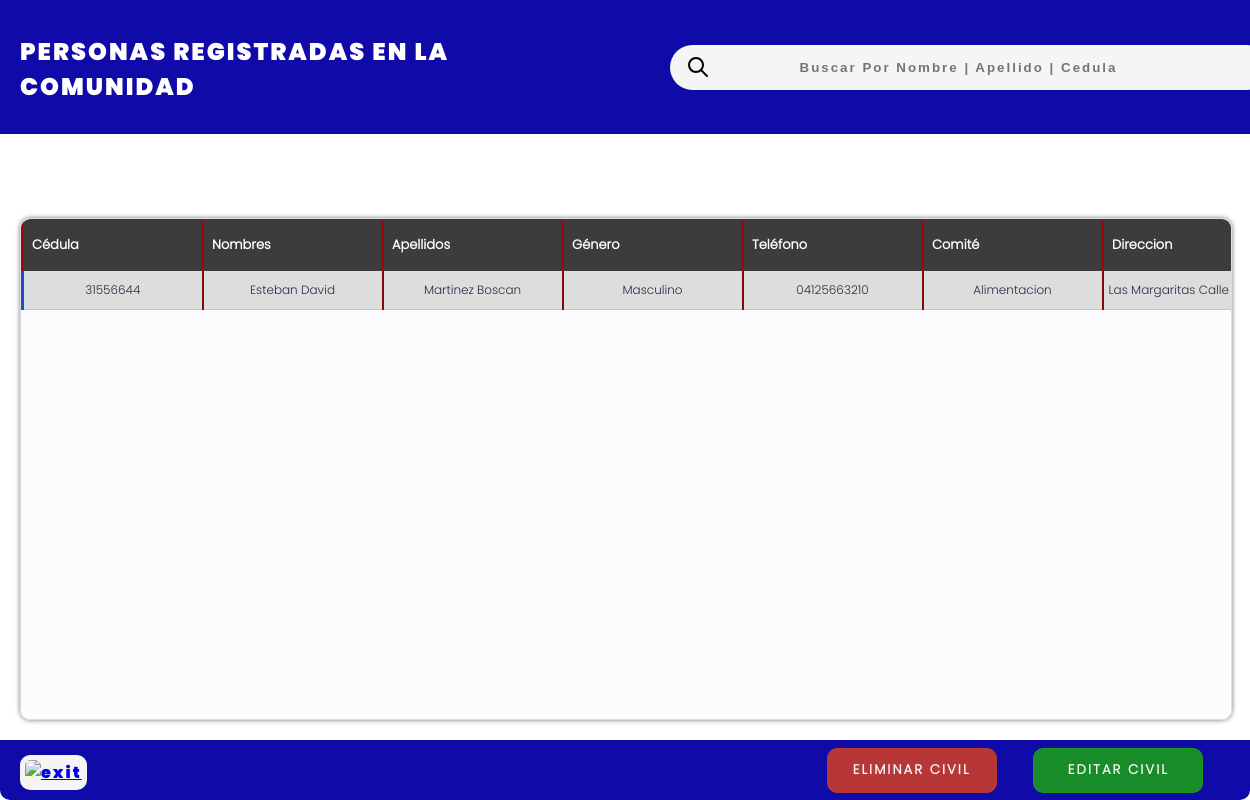
The page /views/register-civil/read/index.php (signed in) on the database its author committed.
### tables this page shows
CREATE TABLE "People_Data" (
	ID_CI INTEGER PRIMARY KEY,
    FirstName VARCHAR(100) NOT NULL,
    LastName VARCHAR(100) NOT NULL,
    Sex CHAR(9) CHECK(Sex = 'Masculino' OR Sex = 'Femenino'),
    Phone_Number VARCHAR(20),
    Committee_Name VARCHAR(255),
    "Address_Civil" TEXT,
    Birth_Date DATE,
    Age INT,
    Email_Address VARCHAR(255),
    Patria_Card_Code VARCHAR(50),
    Patria_Card_Serial VARCHAR(50),
    Voting_Center VARCHAR(255),
    Vote_Type VARCHAR(50),
    Create_Date TEXT DEFAULT (datetime('now','localtime')),
    Update_Date TEXT DEFAULT (datetime('now','localtime'))

);

### views/register-civil/read/index.php (the view, shortened to what this page needs)
<?php
$db = conexionDB();
if (!empty($_SESSION['search'])) {
    $civiles = $_SESSION['search'];
    unset($_SESSION['search']);
} else {
    if (!empty($db)) {
        $sql = $db->prepare('SELECT * FROM People_Data');
        $sql->execute();
        $civiles = $sql->fetchAll(PDO::FETCH_ASSOC);
    }
}
?>
<!DOCTYPE html>
<html lang="es">
<head>
    <link rel="stylesheet" href="../../assets/css/rud.css">
</head>
<body>
    <header class="header-registradas">
        <h2>Personas registradas en la comunidad</h2>
        <span class="span-search">
            <form action="../../../controller/register-civil/search.php" autocomplete="off" method="POST">
                <button id="btnSearch"><img src="../../assets/imgs/icons/search.svg" alt="search"></button>
                <input type="search" name="search" class="search" id="search" placeholder="Buscar por Nombre | Apellido | Cedula" style="text-transform: capitalize; " required>
            </form>
        </span>
    </header>
    <section class="read-all-cont">
        <div class="table-container" readonly>
            <table>
                <thead>
                    <tr>
                        <th>Cédula</th>
                        <th>Nombres</th>
                        <th>Apellidos</th>
                        <th>Género</th>
                        <th>Teléfono</th>
                        <th>Comité</th>
                        <th>Direccion</th>
                    </tr>
                </thead>
                <tbody>
                    <?php if (is_array($civiles)): ?>
                        <?php foreach ($civiles as $civil): ?>
                            <tr>
                                <td><?php echo $civil['ID_CI'] ?></td>
                                <td><?php echo htmlspecialchars($civil['FirstName']) ?></td>
                                <td><?php echo htmlspecialchars($civil['LastName']) ?></td>
                                <td><?php echo htmlspecialchars($civil['Sex']) ?></td>
                                <td><?php echo $civil['Phone_Number'] ?></td>
                                <td><?php echo htmlspecialchars($civil['Committee_Name']) ?></td>
                                <td><?php echo htmlspecialchars($civil['Address_Civil']) ?></td>
                            </tr>
                        <?php endforeach; ?>
                    <?php endif ?>
                </tbody>
            </table>
        </div>
    </section>
    <footer class="update-and-delete">
        <a href="../home-register.html"><img src="../../assets/imgs/icons/arrow-left.svg" alt="exit" class="exit" onclick="history.back()"></a>
        <div class="btns">
            <input type="submit" value="Eliminar civil" id="delete-btn" onclick="deleteDialog()">
            <input type="submit" value="Editar civil" id="update-btn" onclick="updateDialog()">
        </div>
    </footer>
</body>
</html>

### views/assets/css/rud.css (style rules this page uses)
body { margin: 0; padding: 0; box-sizing: border-box; font-family: 'Poppins', Arial, Helvetica, sans-serif; overflow: hidden; }
.read-all-cont { width: 100%; display: grid; box-sizing: border-box; height: 100dvh; grid-template-columns: 2fr 1fr; grid-template-rows: 120px 1fr 1fr; grid-template-areas: " header header" " table table table" " footer footer "; padding: 20px; transform: translateX(0px); }
.header-registradas { display: grid; grid-template-columns: 1fr 1fr; gap: 0 30px; width: 100%; padding: 20px; background-color: #100aa8; grid-area: header; align-items: center; min-height: fit-content; position: absolute; }
.header-registradas h2 { color: white; margin: 14px 0 10px 0; letter-spacing: 2px; text-transform: uppercase; }
.exit { margin-top: 5px; margin-left: 20px; width: 35px; cursor: pointer; background-color: whitesmoke; padding: 5px; border-radius: 10px; z-index: 111; }
.table-container { background-color: #fbfcfd; position: relative; top: -60px; width: 100%; max-width: 100%; height: 500px; overflow-x: auto; overflow-y: auto; box-shadow: 0 0 5px rgba(0, 0, 0, 0.548); border-radius: 10px; grid-area: table; font-size: 13px; font-family: 'Poppins-light', Arial, Helvetica, sans-serif; border: 1px solid #DDDDDD; transition: width .3s ease; }
.table-container table { border-collapse: collapse; table-layout: fixed; min-width: 800px; width: 100%; background: transparent; }
.table-container thead th { background-color: #3d3b3b; color: #ffffff; text-align: left; padding: 6px 8px; font-weight: 700; width: 180px; vertical-align: middle; position: sticky; top: 0; border-left: solid #9e0a0a 3px; z-index: 5; box-sizing: border-box; transition: width 260ms cubic-bezier(.2, .9, .2, 1), background-color 120ms ease; }
.table-container tbody td { padding: 10px 5px; font-size: 12px; text-align: center; color: #233043; border-bottom: 1px solid #a7cdf3; vertical-align: middle; overflow: hidden; white-space: nowrap; text-overflow: ellipsis; border-right: 2px solid #860707; box-sizing: border-box; transition: background-color 120ms ease; }
.table-container tbody tr { transition: background-color .2s ease; }
.table-container tbody tr:nth-child(odd) { background-color: #DDDDDD; border-left: 3px solid #224acc; }
.table-container thead th:first-child { border-radius: 6px 0 0 0; }
.search { width: 600px; height: 45px; border-radius: 30px; border: none; position: relative; z-index: 10; outline: transparent; margin: 5px 50px 5px 0px; text-indent: 50px; background-color: whitesmoke; left: 50px; }
.search::placeholder { text-align: center; font-weight: bold; letter-spacing: 2px; text-indent: -10px; }
.span-search button { position: absolute; width: 20px; margin-left: 60px; margin-top: 14px; border: none; z-index: 11; cursor: pointer; background-color: transparent; }
footer { position: absolute; bottom: 0; width: 100%; z-index: 100; margin-left: 0; height: 60px; background-color: #100aa8; border-radius: 0 0 10px 10px; display: flex; justify-content: space-between; align-items: center; color: white; font-weight: bold; grid-area: footer; letter-spacing: 2px; }
.btns { display: flex; width: 450px; justify-content: space-evenly; padding: 10px; }
.btns #delete-btn { width: 170px; height: 45px; border-radius: 10px; border: solid #b73737 1px; background-color: #b73737; font-family: 'Poppins-light', Arial, Helvetica, sans-serif; font-weight: 600; text-transform: uppercase; color: whitesmoke; cursor: pointer; letter-spacing: 2px; transition: 0.3s; }
.btns #update-btn { width: 170px; height: 45px; border-radius: 10px; border: solid rgba(26, 156, 26, 0.896) 1px; background-color: rgba(26, 156, 26, 0.896); font-family: 'Poppins-light', Arial, Helvetica, sans-serif; font-weight: 600; text-transform: uppercase; color: whitesmoke; cursor: pointer; letter-spacing: 2px; }

### rows shown on the page
people_data: ID_CI "31556644", FirstName "Esteban David", LastName "Martinez Boscan", Sex "Masculino", Phone_Number "04125663210", Committee_Name "Alimentacion", Address_Civil "Las Margaritas Calle 9, Ver…"
